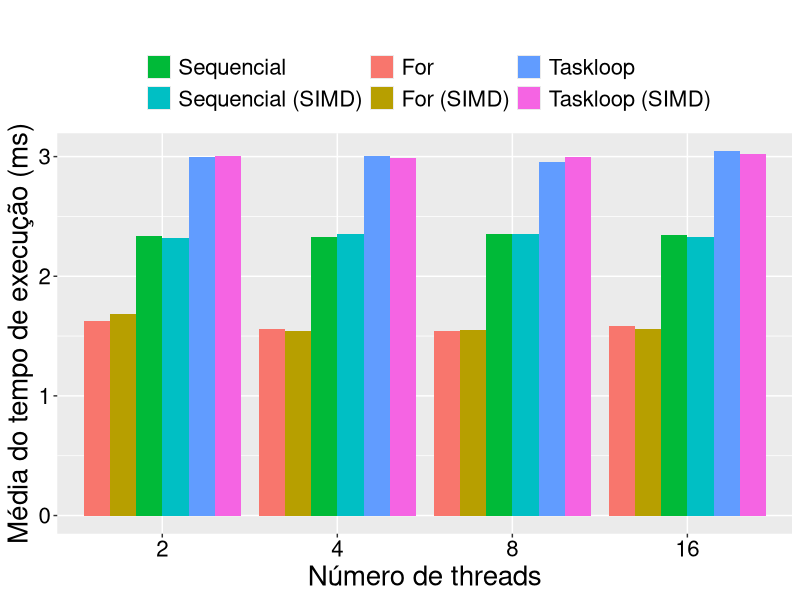
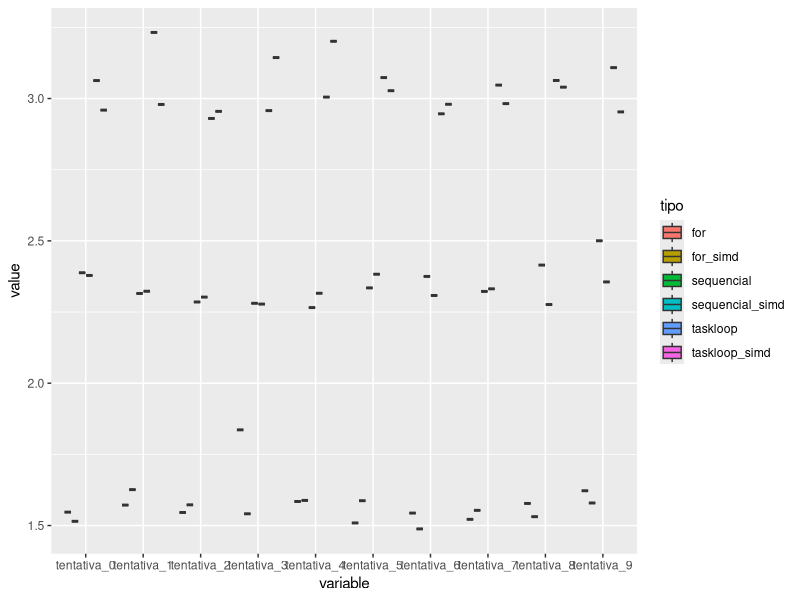
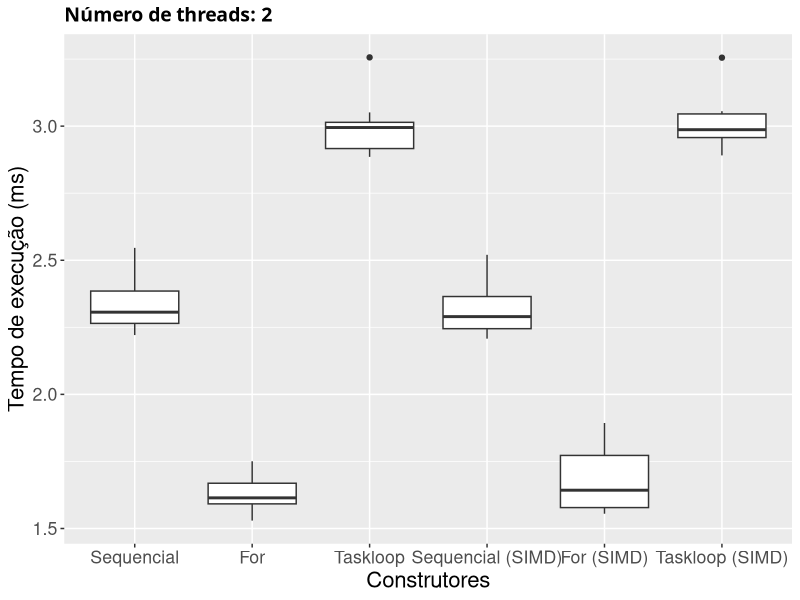
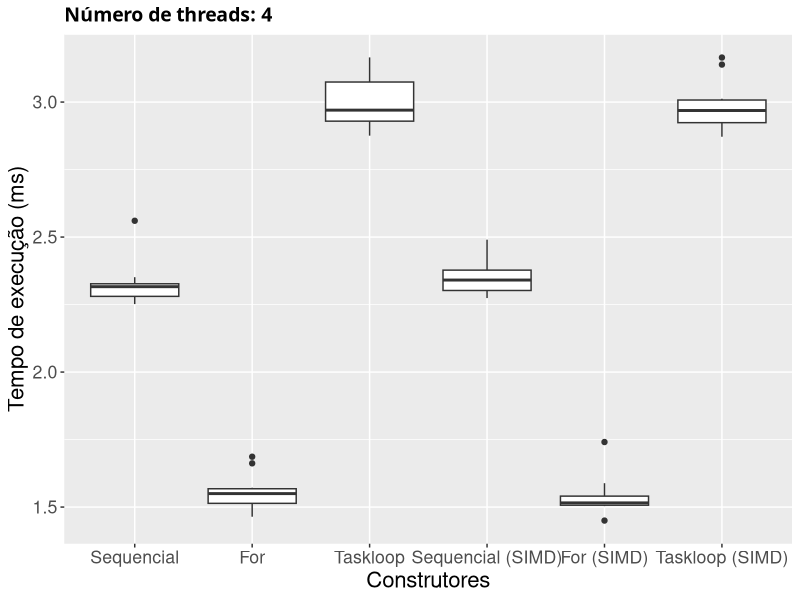
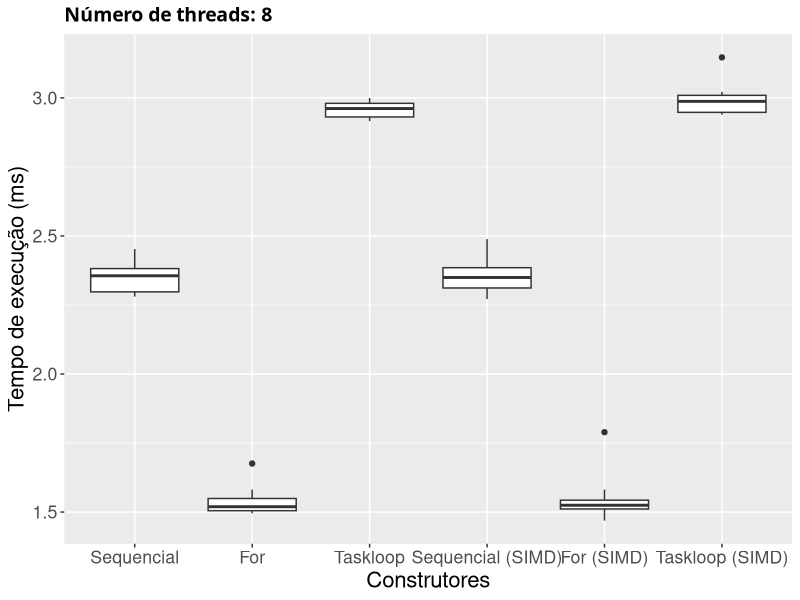
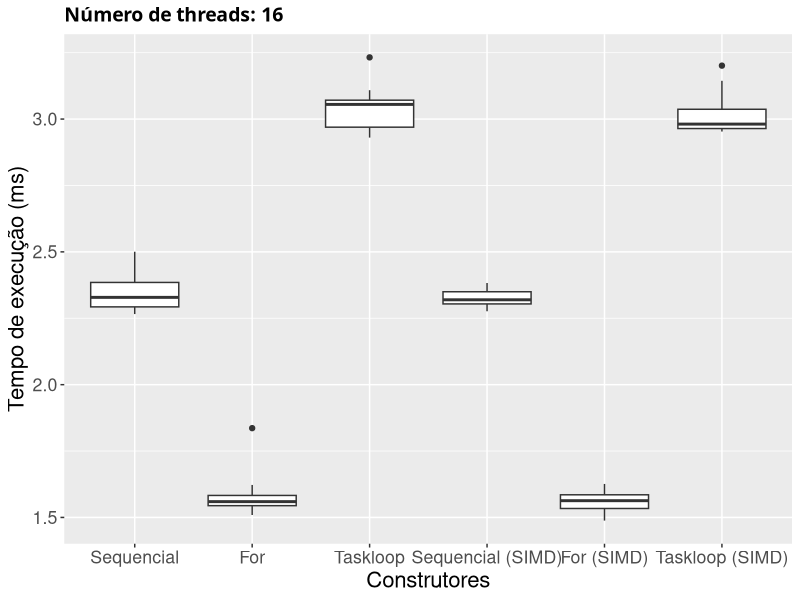

Source code (R) for these figures, in order:
# [PD36O] Paradigmas da Computação Paralela e Distribuida
# Aluno: Luiz Felipe Fronchetti Dias
library(ggplot2)
# -fdump-tree-ompexp-graph
# xdot, dot -tpdf

# Leitura do arquivo com os dados
setwd("/home/fronchetti/Documentos/OMP-Constructors")
dados <- read.csv(file="resultados.csv", header=TRUE, sep=",")

# Quantidade de threads usadas
duas_threads <- subset(dados, num_threads == 2)
quatro_threads <- subset(dados, num_threads == 4)
oito_threads <- subset(dados, num_threads == 8)
dezesseis_threads <- subset(dados, num_threads == 16)

# Define rótulos das execuções utilizadas
tipos_de_dados <- c('Sequencial', 'For', 'Taskloop', 'Sequencial + Simd', 'For + Simd', 'Taskloop + Simd')

ggplot(dados, aes(fill=tipo, y=media, x=factor(num_threads))) + 
  geom_bar(position="dodge", stat="identity") +
  theme(text = element_text(size=20), axis.text=element_text(colour="black"))  +
  labs(title = "", x = "Número de threads", y = "Média do tempo de execução (ms)", color = "Tipo:\n") + 
  scale_fill_discrete(breaks=c("sequencial","sequencial_simd","for","for_simd","taskloop","taskloop_simd"),
                      labels=c("Sequencial", "Sequencial (SIMD)", "For", "For (SIMD)", "Taskloop", "Taskloop (SIMD)"),
                      name="") + theme(legend.position="top")

library(reshape2)
dados_formatados <- melt(dezesseis_threads, id.vars = "tipo", measure.vars=c("tentativa_0", "tentativa_1", "tentativa_2", "tentativa_3", "tentativa_4", "tentativa_5", "tentativa_6", "tentativa_7", "tentativa_8", "tentativa_9"))
ggplot(dados_formatados, aes(x = variable, y = value, fill = tipo), outlines = FALSE) +
  geom_boxplot()

# Seleciona colunas de tentativas
duas_threads_tentativas <- duas_threads[ , grepl("tentativa_",names(duas_threads))]
duas_threads_tentativas_final <- stack(as.data.frame(t(duas_threads_tentativas)))
quatro_threads_tentativas <- quatro_threads[ , grepl("tentativa_",names(quatro_threads))]
quatro_threads_tentativas_final <- stack(as.data.frame(t(quatro_threads_tentativas)))
oito_threads_tentativas <- oito_threads[ , grepl("tentativa_",names(oito_threads))]
oito_threads_tentativas_final <- stack(as.data.frame(t(oito_threads_tentativas)))
dezesseis_threads_tentativas <- dezesseis_threads[ , grepl("tentativa_",names(dezesseis_threads))]
dezesseis_threads_tentativas_final <- stack(as.data.frame(t(dezesseis_threads_tentativas)))

ggplot(duas_threads_tentativas_final) +
  geom_boxplot(aes(x = ind, y = values)) + scale_x_discrete(name = "Construtores", labels = c("Sequencial", "For", "Taskloop", "Sequencial (SIMD)", "For (SIMD)", "Taskloop (SIMD)")) +
  scale_y_continuous(name = "Tempo de execução (ms)") + ggtitle("Número de threads: 2")  + theme(plot.title = element_text(size = 14, family = "Tahoma", face = "bold"), text = element_text(size=16, color = "black"))

ggplot(quatro_threads_tentativas_final) +
  geom_boxplot(aes(x = ind, y = values)) + scale_x_discrete(name = "Construtores", labels = c("Sequencial", "For", "Taskloop", "Sequencial (SIMD)", "For (SIMD)", "Taskloop (SIMD)")) +
  scale_y_continuous(name = "Tempo de execução (ms)") + ggtitle("Número de threads: 4")  + theme(plot.title = element_text(size = 14, family = "Tahoma", face = "bold"), text = element_text(size=16, color = "black"))

ggplot(oito_threads_tentativas_final) +
  geom_boxplot(aes(x = ind, y = values)) + scale_x_discrete(name = "Construtores", labels = c("Sequencial", "For", "Taskloop", "Sequencial (SIMD)", "For (SIMD)", "Taskloop (SIMD)")) +
  scale_y_continuous(name = "Tempo de execução (ms)") + ggtitle("Número de threads: 8")  + theme(plot.title = element_text(size = 14, family = "Tahoma", face = "bold"), text = element_text(size=16, color = "black"))

ggplot(dezesseis_threads_tentativas_final) +
  geom_boxplot(aes(x = ind, y = values)) + scale_x_discrete(name = "Construtores", labels = c("Sequencial", "For", "Taskloop", "Sequencial (SIMD)", "For (SIMD)", "Taskloop (SIMD)")) +
  scale_y_continuous(name = "Tempo de execução (ms)") + ggtitle("Número de threads: 16")  + theme(plot.title = element_text(size = 14, family = "Tahoma", face = "bold"), text = element_text(size=16, color = "black"))


